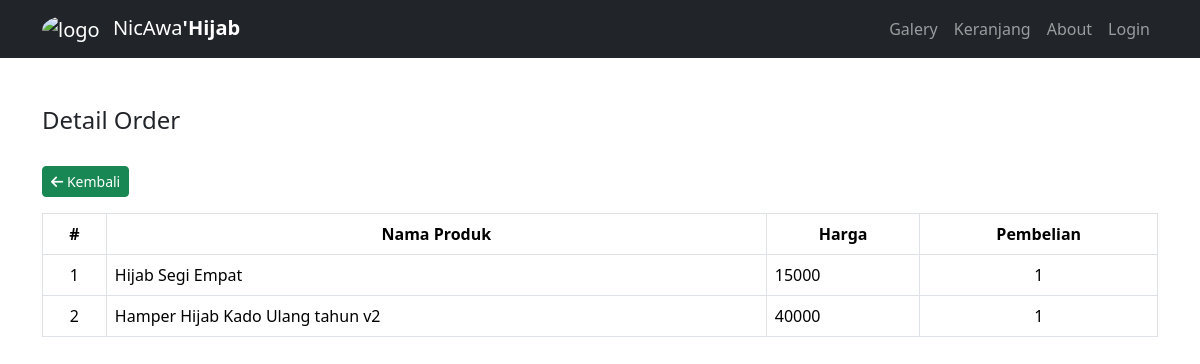
Screenshot of /detail_order.php?id_order=6 with the database file from the repository.
### tables this page shows
CREATE TABLE `tb_detail_order` (
  `id_detail` int(11) NOT NULL,
  `id_order` int(11) NOT NULL,
  `id_produk` int(11) NOT NULL,
  `pembelian` int(11) NOT NULL
);

CREATE TABLE `tb_produk` (
  `id` int(10) UNSIGNED NOT NULL,
  `nama_produk` varchar(50) NOT NULL,
  `harga` float NOT NULL,
  `stok` int(11) NOT NULL
);

### detail_order.php (the view, shortened to what this page needs)
<?php
require_once 'koneksi.php';
require_once 'header.php';
?>
<div class="container mt-5">
  <h4>Detail Order</h4>
  <br>
  <a href="laporan.php">
    <button class="btn btn-success btn-sm">
      <i class="fa fa-arrow-left"></i> Kembali
    </button>
  </a>
  <table class="table table-bordered mt-3">
    <thead align="center">
      <tr>
        <th>#</th>
        <th>Nama Produk</th>
        <th>Harga</th>
        <th>Pembelian</th>
      </tr>
    </thead>
    <tbody>
    <?php
    $query = mysqli_query($conn, "SELECT * FROM `tb_detail_order` INNER JOIN tb_produk ON tb_detail_order.id_produk = tb_produk.id WHERE id_order = '$_GET[id_order]'");
    $no = 1;
    while($detail = $query->fetch_assoc()) :
    ?>
      <tr>
        <td align="center"><?= $no++; ?></td>
        <td><?= $detail['nama_produk']; ?></td>
        <td><?= $detail['harga']; ?></td>
        <td align="center"><?= $detail['pembelian']; ?></td>
      </tr>
    <?php endwhile; ?>
    </tbody>
  </table>
</div>

### rows the page displays
tb_detail_order: id_produk.nama_produk "Hijab Segi Empat", id_produk.harga "15000", pembelian "1"
tb_detail_order: id_produk.nama_produk "Hamper Hijab Kado Ulang tahun v2", id_produk.harga "40000", pembelian "1"
